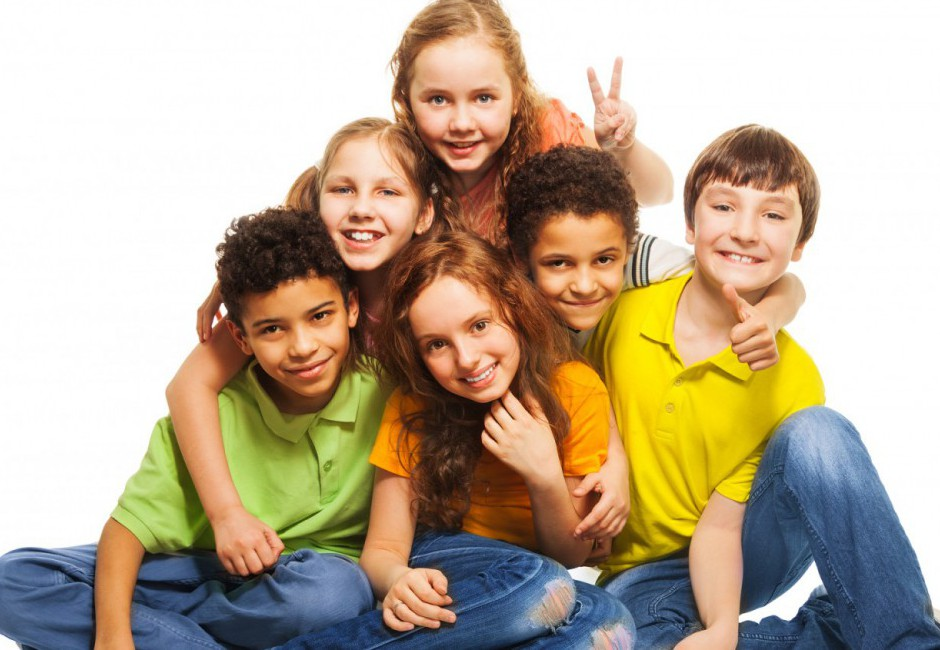
#> input picture FaceDetection/kids.jpg, 940 x 650 px
$ python main.py
#> lines starting #> are read from the running program, lines starting #| are printed output that depends on the picture; after the words box and inside, x2 and y2 are one past the last pixel; in counts of white or black regions, pixels touching at a corner belong together
import cv2 as cv
import numpy as np

image = cv.imread("kids.jpg",0)
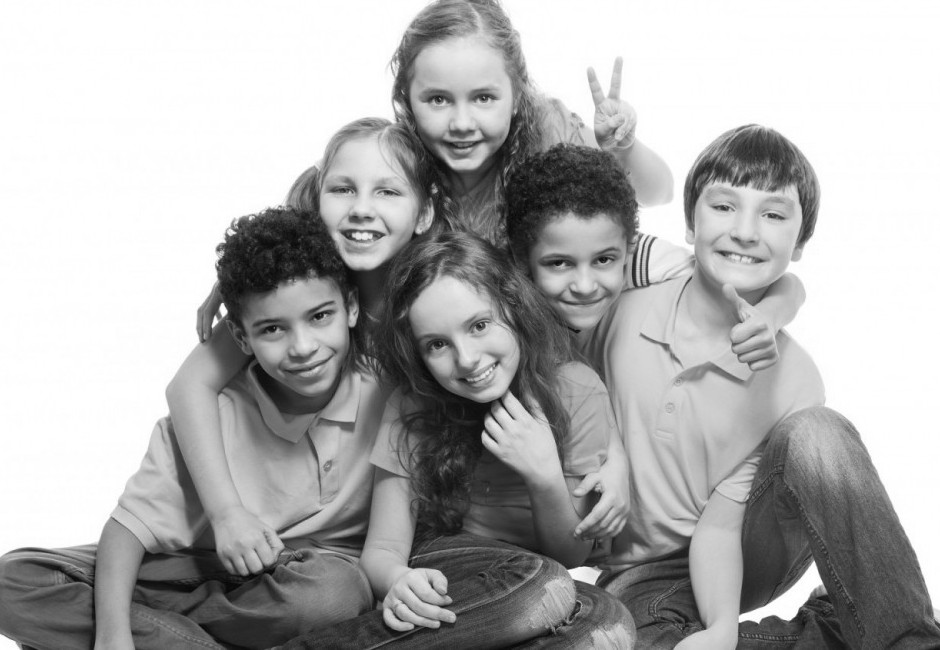
#> image: shape (650, 940); min 4, max 255, mean 174.7
#image = cv.medianBlur(image , 3)
#kernel = np.ones((3,3))/9.0
#uygun gama değerini resme göre ayarlayabiliriz.
gamma = 2.2

image = np.array(255 * ((image/255) ** gamma),dtype='uint8')
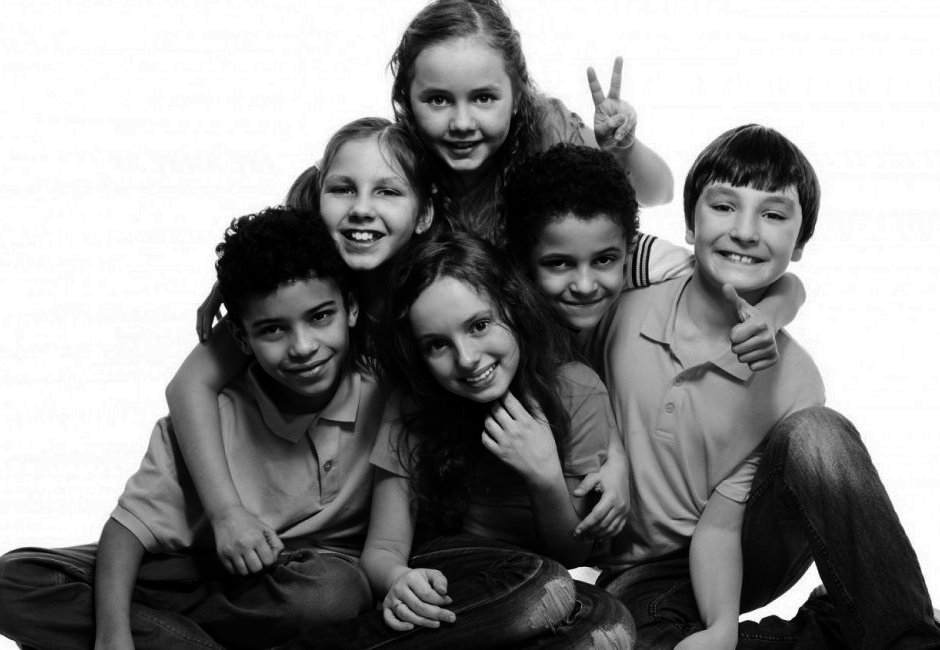
#> image: shape (650, 940); min 0, max 255, mean 140.1
# [10 lines of commented-out code are left out]
face_cascade =cv.CascadeClassifier("data/haarcascade_frontalface_default.xml")
faces = face_cascade.detectMultiScale(image)
#> faces = [[307, 145, 116, 116], [524, 215, 119, 119], [398, 49, 127, 127], [682, 159, 129, 129], [235, 274, 126, 126], [401, 284, 119, 119]]
print("Görüntüde tespit edilen yüz sayısı : ", len(faces))
#| Görüntüde tespit edilen yüz sayısı :  6

for x,y ,width , height in faces:
    cv.rectangle(image , (x,y) , (x+ width , y+height) , color=(255,255,255) , thickness=2)
    cv.imshow("Result" ,image)
#> this loop made 6 passes
#> pass 1, `cv.imshow("Result" ,image)`:
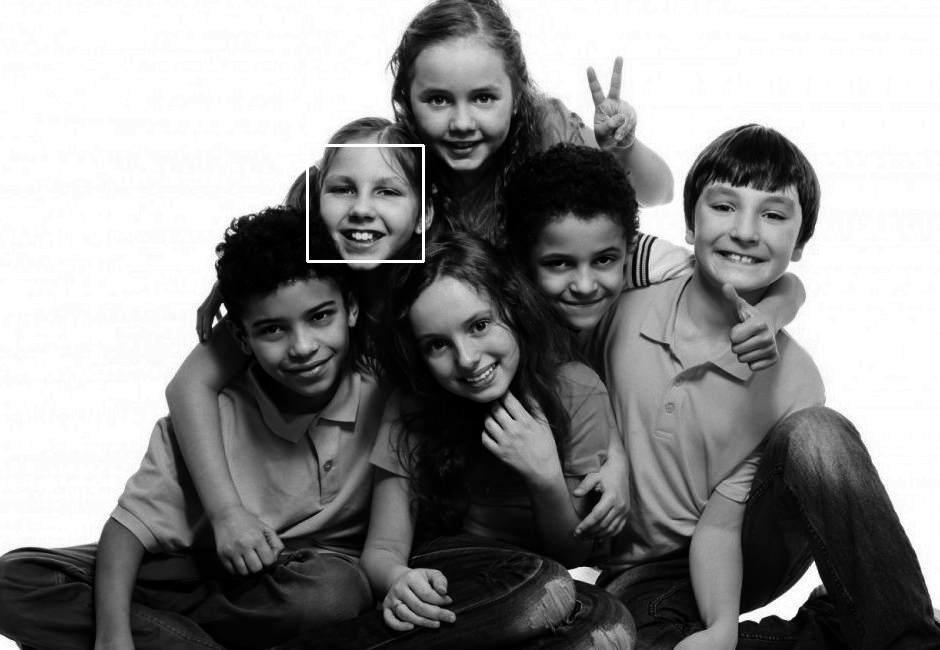
#> window 'Result': shape (650, 940); min 0, max 255, mean 140.5
#> pass 2, `cv.imshow("Result" ,image)`:
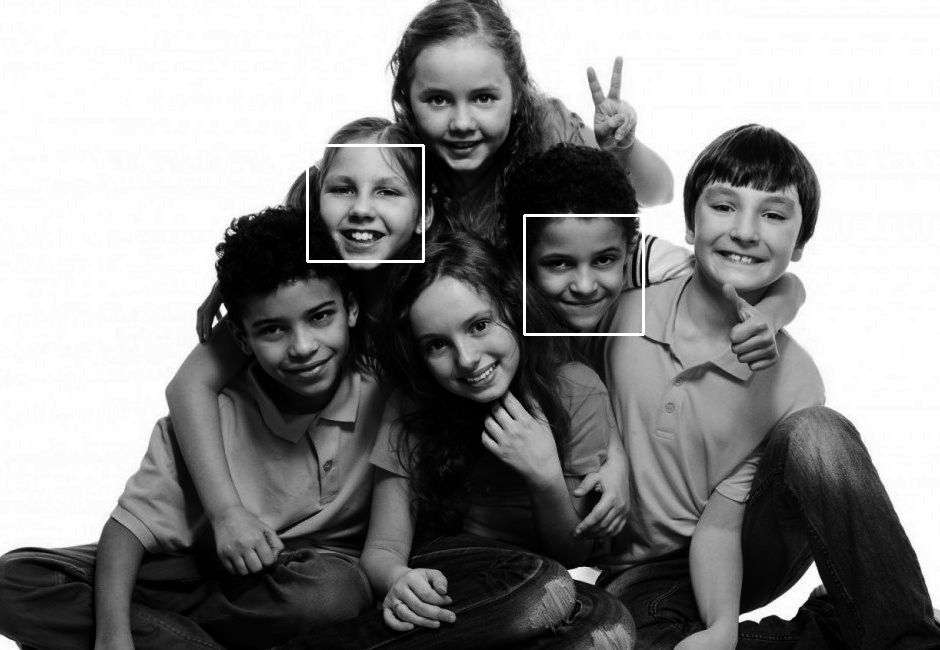
#> window 'Result': shape (650, 940); min 0, max 255, mean 141
#> after the loop:
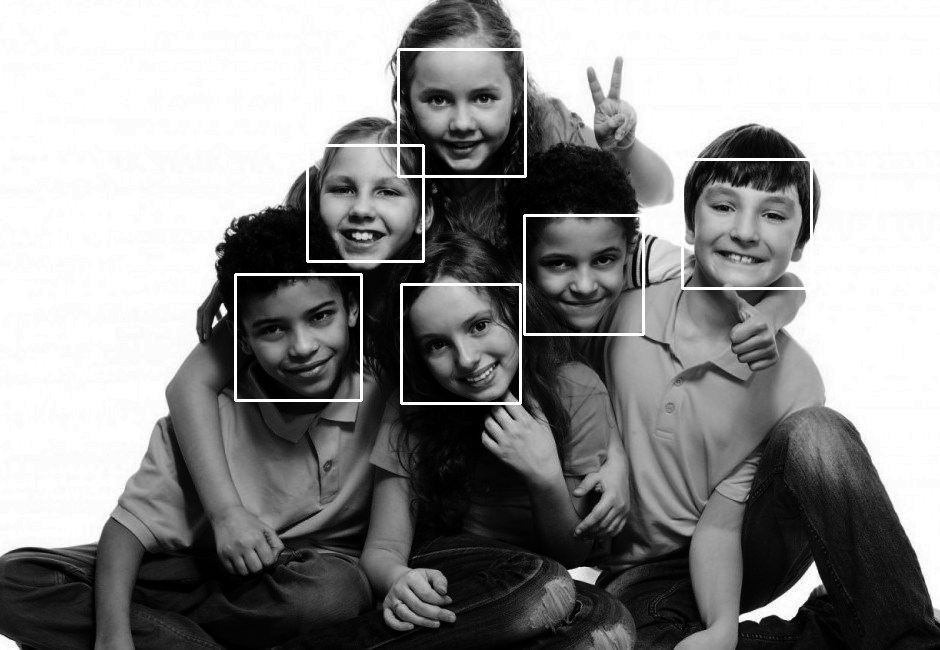
#> image: shape (650, 940); 1.42% of pixels changed, all inside (x1, y1, x2, y2) = (234, 48, 813, 405)
cv.waitKey()

$ run again, with FaceDetection/demlik.jpg copied over FaceDetection/kids.jpg
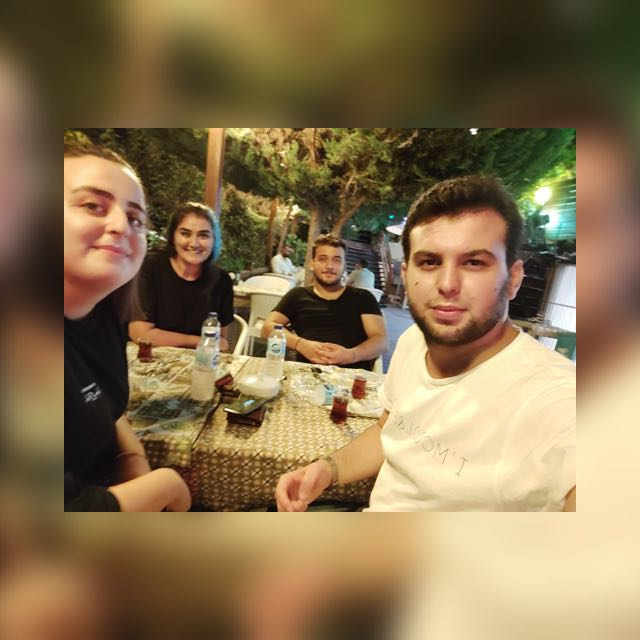
#> input picture FaceDetection/demlik.jpg, 640 x 640 px
#> faces = [[304, 240, 50, 50], [168, 214, 52, 52], [390, 215, 121, 121], [40, 153, 130, 130]]
#| Görüntüde tespit edilen yüz sayısı :  4
#> the loop `for x,y ,width , height in faces:` made 4 passes
#> pass 1, `cv.imshow("Result" ,image)`:
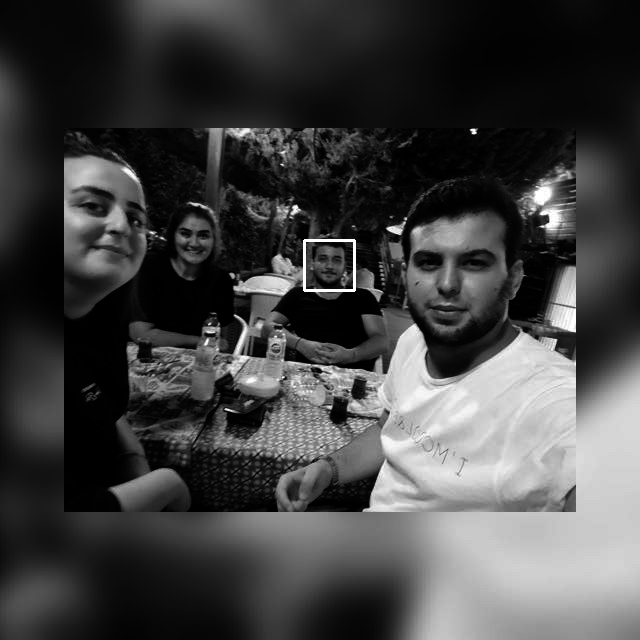
#> window 'Result': shape (640, 640); min 0, max 255, mean 66.8
#> after the loop `for x,y ,width , height in faces:`:
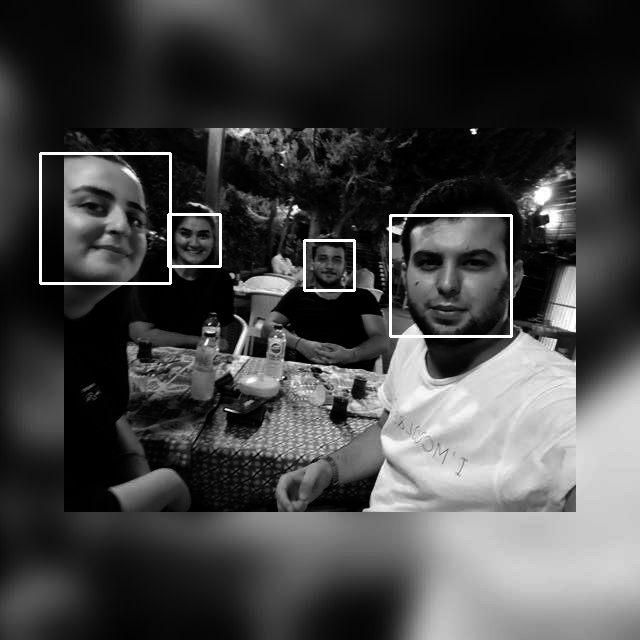
#> image: shape (640, 640); min 0, max 255, mean 68.8

$ run again, with FaceDetection/1400.png saved as FaceDetection/kids.jpg
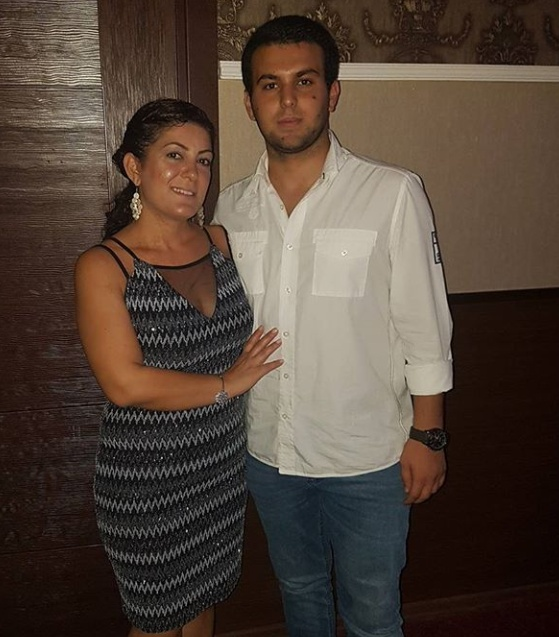
#> input picture FaceDetection/1400.png, 559 x 637 px
#> `image = np.array(255 * ((image/255) ** gamma),dtype='uint8')`:
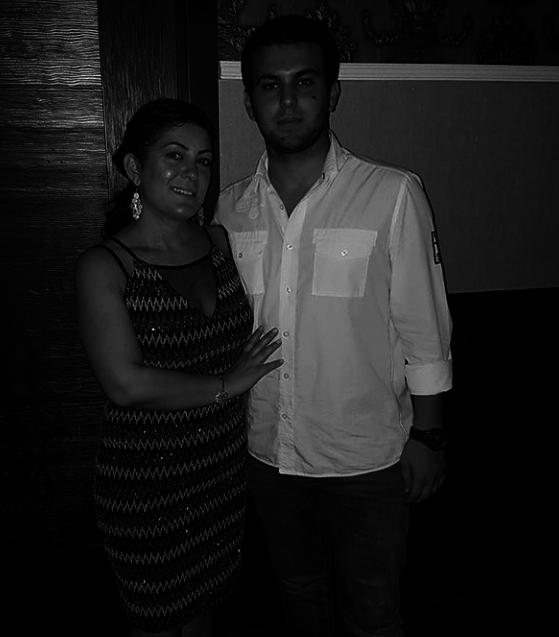
#> image: shape (637, 559); min 0, max 237, mean 25.9
#> faces = [[243, 53, 91, 91], [145, 127, 84, 84]]
#| Görüntüde tespit edilen yüz sayısı :  2
#> the loop `for x,y ,width , height in faces:` made 2 passes
#> pass 2, `cv.imshow("Result" ,image)`:
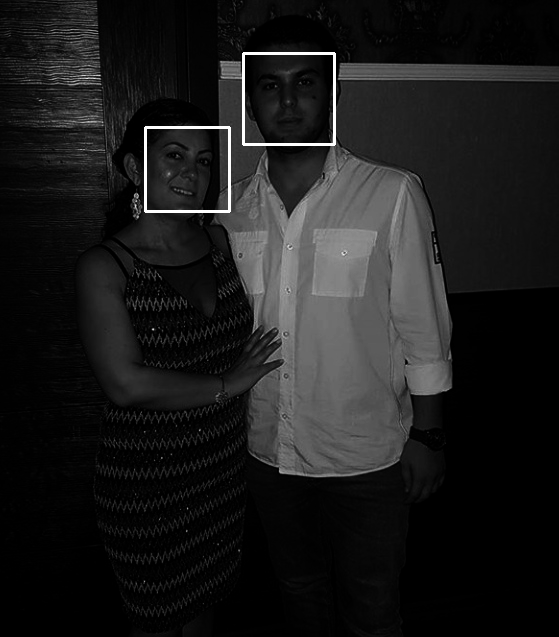
#> window 'Result': shape (637, 559); min 0, max 255, mean 27.2
